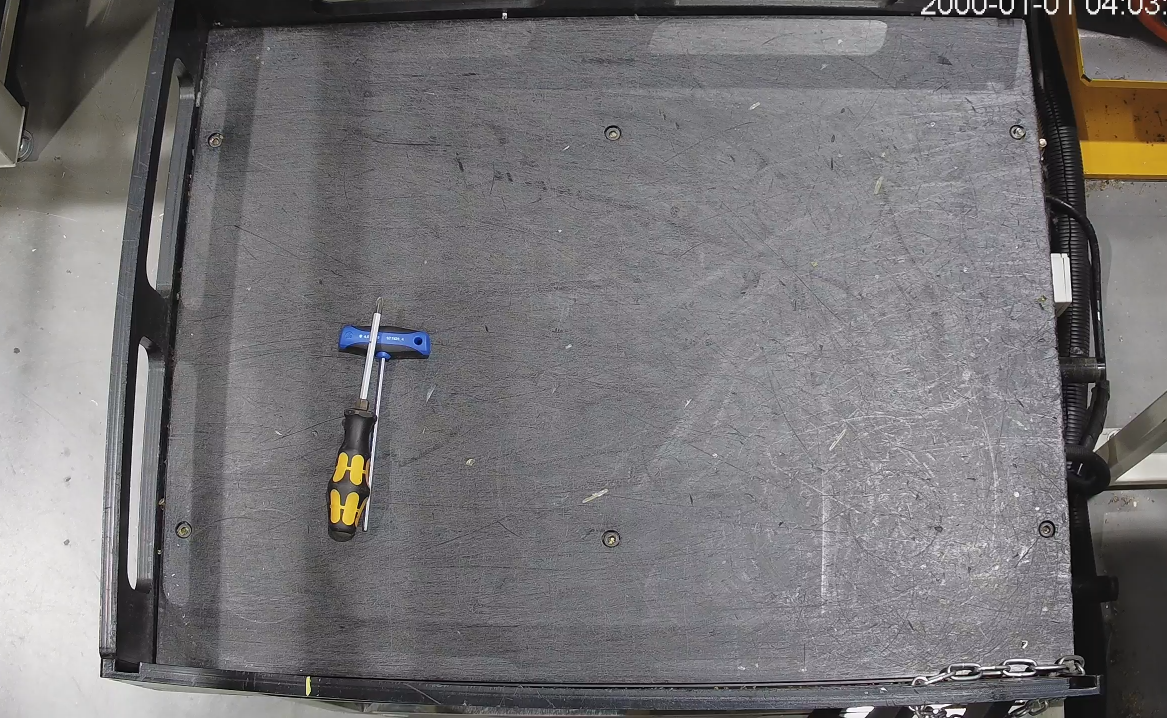
#> input picture test_images/sample.png, 2334 x 1436 px, given as the content of the folder ..., which was not available (shown at 1/2 size)
$ python edge.py
#> lines starting #> are read from the running program, lines starting #| are printed output that depends on the picture; after the words box and inside, x2 and y2 are one past the last pixel; in counts of white or black regions, pixels touching at a corner belong together; long printed decimals are rounded; pictures that were not available may be replaced by others from this repository, and a replacement may not be noted
#> further down, ori_image is the input picture: shape (1436, 2334, 3); mean B, G, R 117.9, 115.9, 118.1
### cv/distortion.py
# solve perspective distortion and crop out the ROI
import cv2
import numpy as np


def trape(image, p1, p2, p3, p4):

    pts1 = np.float32([p1, p2, p3, p4]) # vertices of the ROI
    pts2 = np.float32([[0, 0], [image.shape[1], 0], [image.shape[1], image.shape[0]], [0, image.shape[0]]])

    # cal transformation matrix and perform transform
    matrix = cv2.getPerspectiveTransform(pts1, pts2)
    trapezoid = cv2.warpPerspective(image, matrix, (image.shape[1], image.shape[0]))
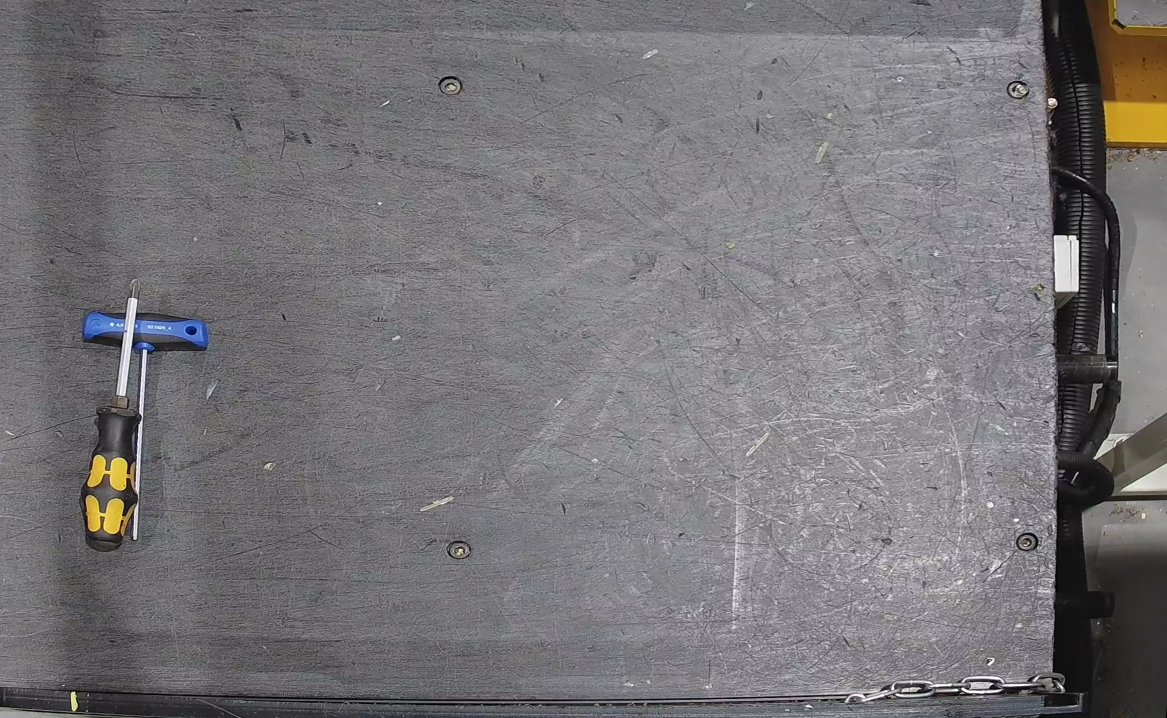
#> trapezoid: shape (1436, 2334, 3) (shown at 1/2 size); mean B, G, R 120, 116.8, 118.9

    return trapezoid

# [13 lines that do not run on import are left out]

### cv/edge.py
import cv2
import os
import numpy as np
from matplotlib import pyplot as plt
from distortion import trape


def edgeDetect(image):

    # [6 lines of commented-out code are left out]

    image = cv2.cvtColor(image, cv2.COLOR_BGR2GRAY)
    image = cv2.adaptiveThreshold(image, 255, cv2.ADAPTIVE_THRESH_GAUSSIAN_C, cv2.THRESH_BINARY_INV, 91, 30)
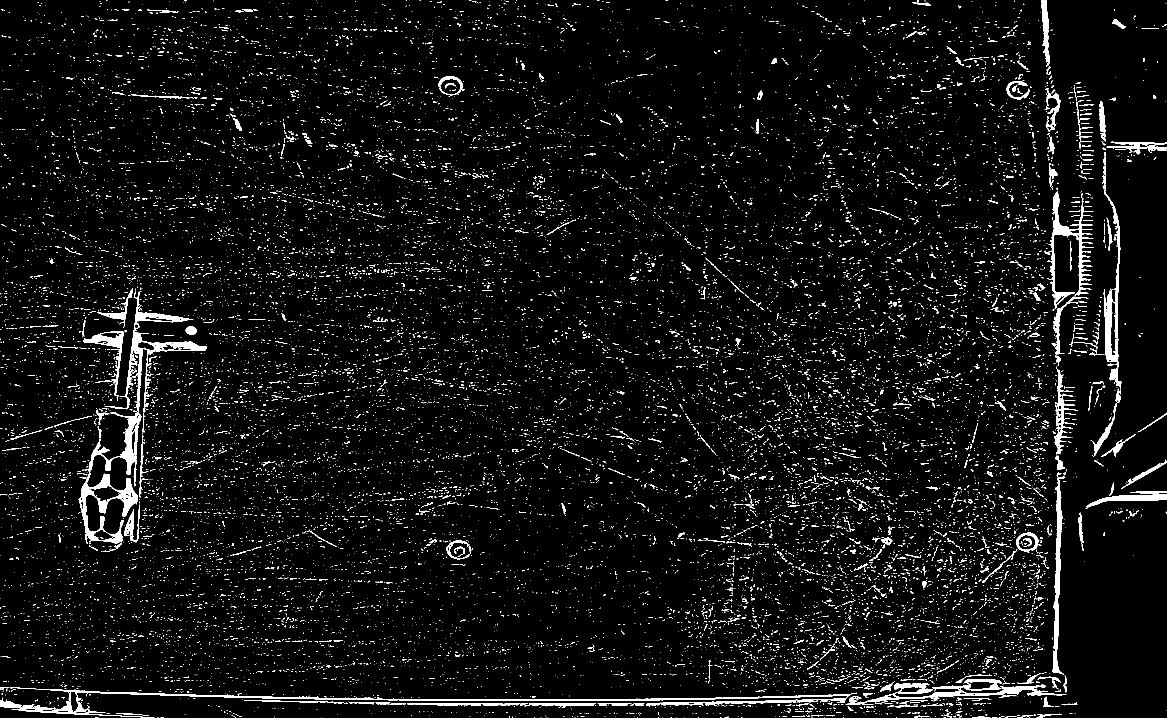
#> image: shape (1436, 2334) (shown at 1/2 size); 4.6% white; 19475 white regions (18772 under 20 px), largest, box (x1, y1, x2, y2) and area: (169, 582, 414, 973) 8830, (0, 1378, 1714, 1426) 8561, (156, 946, 276, 1088) 4737
    kernel = np.ones((3,3), np.uint8)
    kernel_2 = np.ones((5,5), np.uint8)
    # img1 = cv2.erode(img1, kernel, iterations=1)
    opening = cv2.morphologyEx(image, cv2.MORPH_OPEN, kernel, 2)
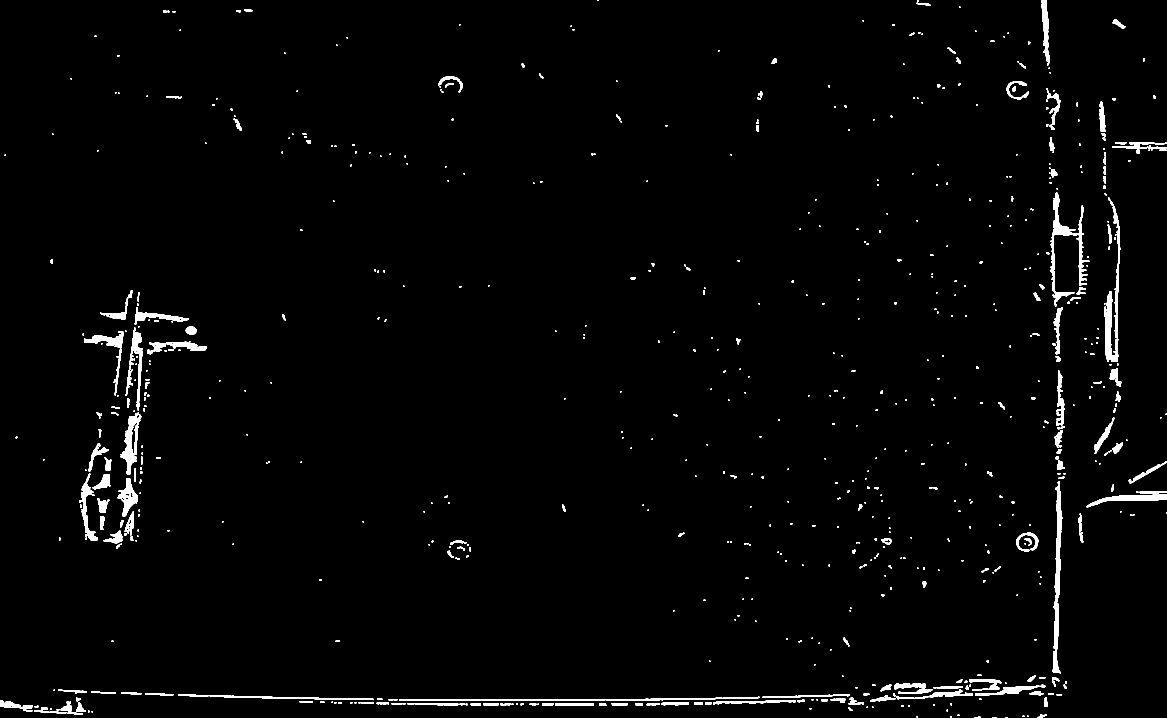
#> opening: shape (1436, 2334) (shown at 1/2 size); 1.9% white; 718 white regions (430 under 20 px), largest, box (x1, y1, x2, y2) and area: (2100, 385, 2179, 613) 3422, (2105, 962, 2125, 1347) 3173, (241, 825, 283, 949) 2087
    dilate = cv2.dilate(opening, kernel_2, 1)
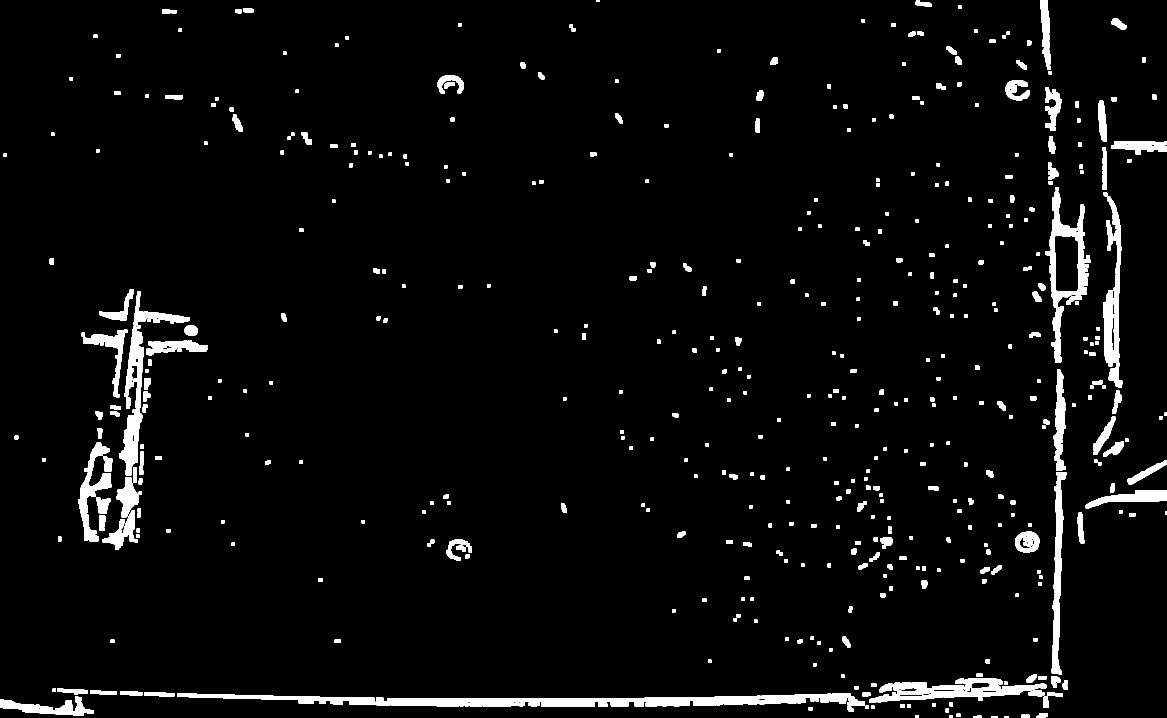
#> dilate: shape (1436, 2334) (shown at 1/2 size); 4% white; 484 white regions, largest, box (x1, y1, x2, y2) and area: (751, 1386, 1730, 1414) 12025, (239, 582, 380, 951) 8846, (2090, 383, 2181, 726) 8230
    image = cv2.medianBlur(dilate, 5)
#> image: shape (1436, 2334); 3.9% white; 435 white regions, largest, box (x1, y1, x2, y2) and area: (354, 1386, 1730, 1424) 19586, (239, 582, 380, 951) 8923, (1738, 1347, 2093, 1405) 8696

    # canny
    v = np.median(image)
#> v = 0
    sigma = 0.25
    lower = int(max(0, (1.0 - sigma) * v))
#> lower = 0
    upper = int(min(255, (1.0 + sigma) * v))
#> upper = 0
    edges = cv2.Canny(image, threshold1=lower, threshold2=upper)
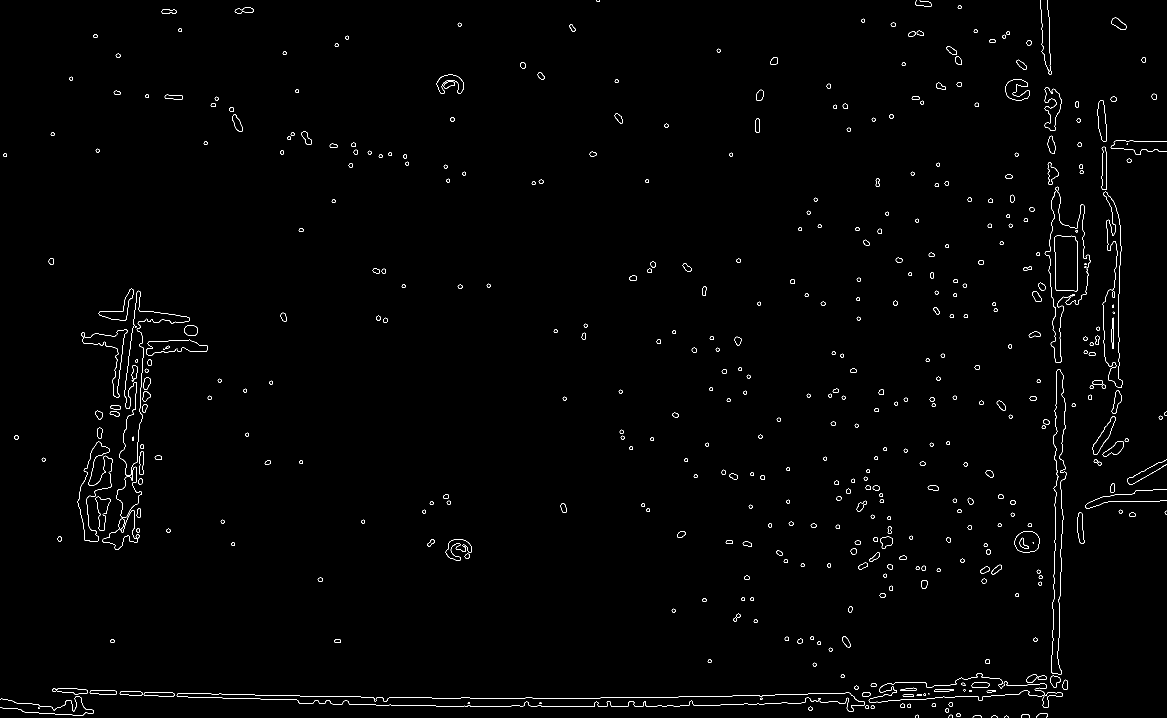
#> edges: shape (1436, 2334) (shown at 1/2 size); 0.89% white in thin lines or dots

    contours, _ = cv2.findContours(edges, cv2.RETR_TREE, cv2.CHAIN_APPROX_SIMPLE)
#> contours = 918 contours, 51 with area under 20; largest, box (x1, y1, x2, y2) and area: (353, 1385, 1730, 1424) 19750, (353, 1385, 1730, 1424) 19642, (1737, 1346, 2093, 1405) 9516, (1737, 1346, 2093, 1405) 9446, (238, 581, 380, 951) 9260

    # find max contour
    max_length = 0
    max_area = 0
    max_contour = None
    for contour in contours:
        length = cv2.arcLength(contour, True)
        if length > max_length:
            max_length = length
            max_contour = contour
#> this loop made 918 passes
#> (length, max_length) on passes 1, 2, 3, 6, 7, 28, 29: (24.97, 24.97), (32.97, 32.97), (45.8, 45.8), (54.63, 54.63), (72.77, 72.77), (961.9, 961.9), (3030, 3030)
#> length on passes 4, 5, 8, 9, 10, 11: 32.97, 30.97, 25.31, 22.97, 25.31, 22.97
#> after the loop, max_contour = contour of 412 points, box (x1, y1, x2, y2) (353, 1385, 1730, 1424), area 19750; max_length = 3030

    return max_length, max_contour


if __name__ == "__main__":
    path = '...'
    files = os.listdir(path)
    for file in files:
        ori_image = cv2.imread(os.path.join(path, file))
        p1 = [601, 136]
        p2 = [2238, 117]
        p3 = [2336, 1400]
        p4 = [499, 1405]
        image = trape(ori_image, p1, p2, p3, p4)
        # image = cv2.cvtColor(image, cv2.COLOR_BGR2GRAY)
        # image = cv2.convertScaleAbs(image, alpha=1.2)
        max_length, max_contour = edgeDetect(image)
#> max_length = 3030

        if max_contour is not None:
            print(file, "max length of contours:", max_length)
#| sample.png max length of contours: 3029.980
            # Draw the max contour on the image
            image_with_contour = cv2.drawContours(image, [max_contour], -1, (0, 255, 0), 2)
            plt.imshow(image_with_contour)
            plt.title('Image with Contour')
            plt.show()
